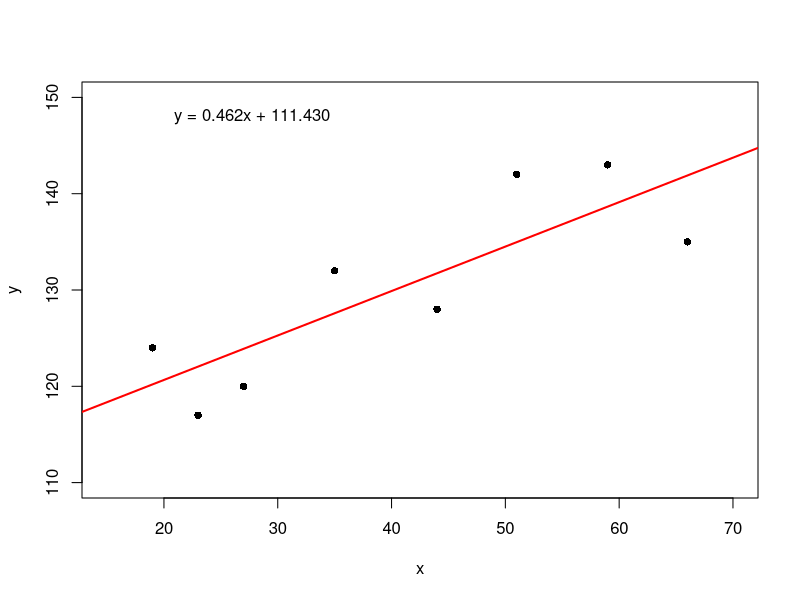

This figure's R source:
# データ
x1 <- c(19,23,27,35,44,51,59,66)
y1 <- c(124,117,120,132,128,142,143,135)

# PDF保存開始
pdf("Class07_rp11-3A_01.pdf")

# 散布図
plot(
  y1 ~ x1,
  xlab="x",
  ylab="y",
  pch=16,
  xlim=c(15,70),
  ylim=c(110,150)
)

# 単回帰
result <- lm(y1 ~ x1)

# 回帰直線
abline(result, col="red", lwd=2)

# 回帰式を左上に表示
text(
  20,
  148,
  labels=sprintf(
    "y = %.3fx + %.3f",
    result$coefficients[2],
    result$coefficients[1]
  ),
  pos=4
)

# PDF終了
dev.off()
